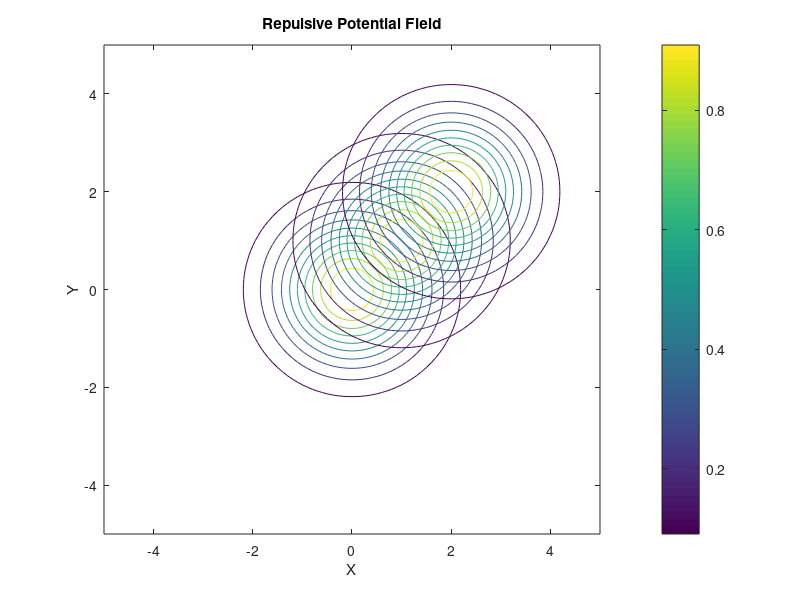

Source code (MATLAB):
% Define parameters
sigma = 1; % Standard deviation (still looking up what is needed)
A = 1; % Scaling factor (not sure what we want here)
x1 = 0; % Center of obstacle 1 in x
y1 = 0; % Center of obstacle 1 in y
x2 = 1; % Center of obstacle 2 in x
y2 = 1; % Center of obstacle 2 in y
x3 = 2; % Center of obstacle 3 in x
y3 = 2; % Center of obstacle 3 in y
robotPoints = [3,3]; % car center point


% Define workspace grid (this is just rough rn, i havent finising reading
% through your code yet)
[X, Y] = meshgrid(-5:0.1:5, -5:0.1:5);

% Compute repulsive force for both obstacles using Gaussian function, this
% is done over the entire enviroment to find the field force at a specific
% location, need the robot center (doesnt account for size of robot)
F1 = A * exp(-((X - x1).^2 + (Y - y1).^2) / (2 * sigma^2));
F2 = A * exp(-((X - x2).^2 + (Y - y2).^2) / (2 * sigma^2));
F3 = A * exp(-((X - x3).^2 + (Y - y3).^2) / (2 * sigma^2));


% Visualize the potential field, can use this in the display?
figure;
contour(X, Y, F1);
hold on
contour (X, Y, F2);
hold on
contour (X, Y, F3);
xlabel('X');
ylabel('Y');
title('Repulsive Potential Field');
colorbar;